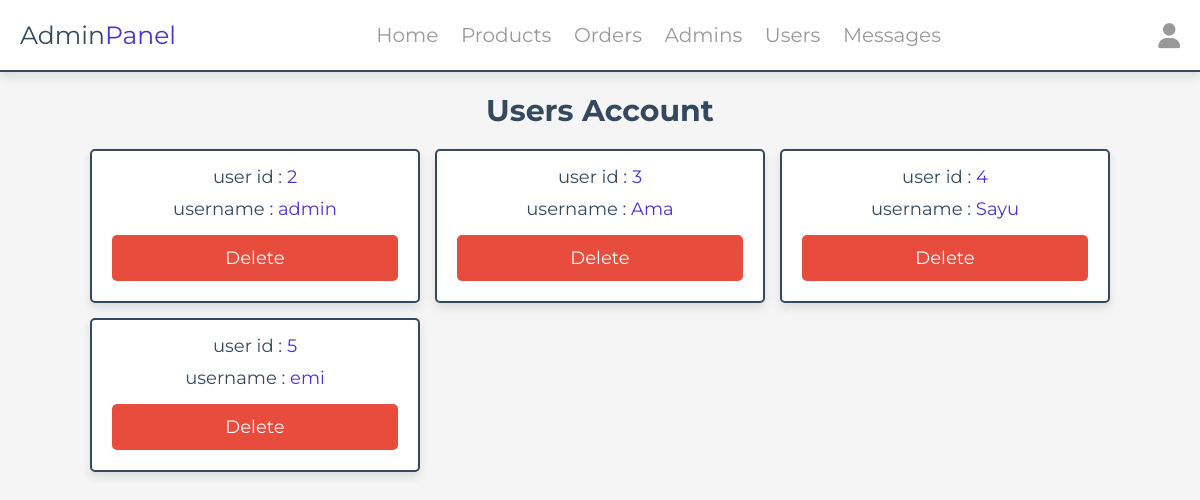
Page /admin/users_accounts.php (signed in) on the committed database.
### tables this page shows
CREATE TABLE IF NOT EXISTS `users` (
  `id` int NOT NULL AUTO_INCREMENT,
  `name` varchar(20) NOT NULL,
  `email` varchar(50) NOT NULL,
  `number` varchar(10) NOT NULL,
  `password` varchar(50) NOT NULL,
  `address` varchar(500) NOT NULL,
  PRIMARY KEY (`id`)
);

### admin/users_accounts.php (the view, shortened to what this page needs)
<?php
include '../components/connect.php';
?>
<!DOCTYPE html>
<html lang="en">
<head>
   <link rel="stylesheet" href="https://cdnjs.cloudflare.com/ajax/libs/font-awesome/6.1.1/css/all.min.css">
   <link rel="stylesheet" href="../css/admin_style.css">
</head>
<body>
<?php include '../components/admin_header.php' ?>
<section class="accounts">
   <h1 class="heading">users account</h1>
   <div class="box-container">
   <?php
      $select_account = $conn->prepare("SELECT * FROM `users`");
      $select_account->execute();
      if($select_account->rowCount() > 0){
         while($fetch_accounts = $select_account->fetch(PDO::FETCH_ASSOC)){
   ?>
   <div class="box">
      <p> user id : <span><?= $fetch_accounts['id']; ?></span> </p>
      <p> username : <span><?= $fetch_accounts['name']; ?></span> </p>
      <a href="users_accounts.php?delete=<?= $fetch_accounts['id']; ?>" class="delete-btn" onclick="return confirm('delete this account?');">delete</a>
   </div>
   <?php
      }
   }else{
      echo '<p class="empty">no accounts available</p>';
   }
   ?>
   </div>
</section>
</body>
</html>

### css/admin_style.css (style rules this page uses)
:root { --main-color:#4834d4; --red:#e74c3c; --orange:#f39c12; --black:#34495e; --white:#fff; --light-bg:#f5f5f5; --light-color:#999; --border:.2rem solid var(--black); --box-shadow:0 .5rem 1rem rgba(0,0,0,.1); }
* { font-family: 'Montserrat', sans-serif; margin:0; padding:0; box-sizing: border-box; text-decoration: none; outline: none; border:none; }
html { font-size: 62.5%; overflow-x: hidden; }
body { background-color: var(--light-bg); }
section { max-width: 1200px; margin:0 auto; padding:2rem; }
.btn, .delete-btn, .option-btn { display: block; margin-top: 1rem; border-radius: .5rem; cursor: pointer; width: 100%; font-size: 1.8rem; color:var(--white); padding:1.2rem 3rem; text-transform: capitalize; text-align: center; }
.delete-btn { background-color: var(--red); }
.heading { text-align: center; margin-bottom: 2rem; text-transform: capitalize; color:var(--black); font-size: 3rem; }
.accounts .box-container { display: grid; grid-template-columns: repeat(auto-fit, 33rem); gap:1.5rem; justify-content: center; align-items: flex-start; }
.accounts .box-container .box { background-color: var(--white); border-radius: .5rem; box-shadow: var(--box-shadow); border:var(--border); padding:2rem; padding-top: 1rem; text-align: center; }
.accounts .box-container .box p { padding: .5rem 0; font-size: 1.8rem; color:var(--black); }
.accounts .box-container .box p span { color:var(--main-color); }

### rows in the picture
users: id "2", name "admin"
users: id "3", name "Ama"
users: id "4", name "Sayu"
users: id "5", name "emi"
